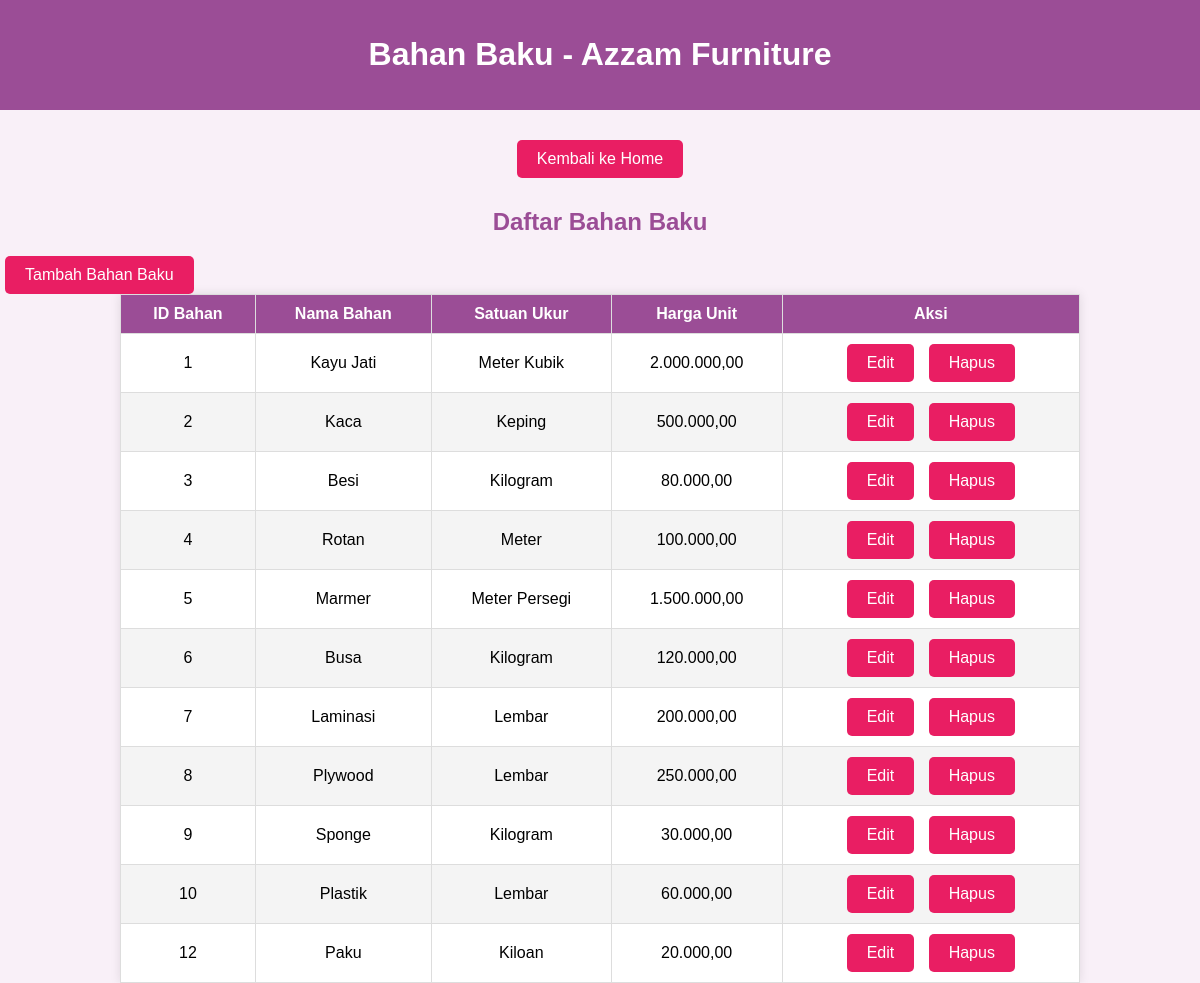
/bahan_baku.php, run on the app's committed database.
### tables this page shows
CREATE TABLE `bahan_baku` (
  `id_bahan` int(12) NOT NULL,
  `nama_bahan` varchar(50) NOT NULL,
  `satuan_ukur` varchar(50) NOT NULL,
  `harga_unit` decimal(15,2) NOT NULL
);

### bahan_baku.php (the view, shortened to what this page needs)
<?php
include('database_project.php');
$sql = "SELECT * FROM bahan_baku";
$result = $conn->query($sql);
?>
<!DOCTYPE html>
<html lang="id">
<head>
    <link rel="stylesheet" href="style.css">
</head>
<body>
<header>
    <h1>Bahan Baku - Azzam Furniture</h1>
</header>
<nav>
    <a href="index.php">Kembali ke Home</a>
</nav>
<h2>Daftar Bahan Baku</h2>
<a href="bahan_baku_insert.php" class="button">Tambah Bahan Baku</a>
<table border="1" cellpadding="10" cellspacing="0">
    <thead>
        <tr>
            <th>ID Bahan</th>
            <th>Nama Bahan</th>
            <th>Satuan Ukur</th>
            <th>Harga Unit</th>
            <th>Aksi</th>
        </tr>
    </thead>
    <tbody>
        <?php while($row = $result->fetch_assoc()): ?>
            <tr>
                <td><?php echo $row['id_bahan']; ?></td>
                <td><?php echo $row['nama_bahan']; ?></td>
                <td><?php echo $row['satuan_ukur']; ?></td>
                <td><?php echo number_format($row['harga_unit'], 2, ',', '.'); ?></td>
                <td>
                    <a href="bahan_baku_edit.php?id=<?php echo $row['id_bahan']; ?>" class="button">Edit</a>
                    <a href="bahan_baku_delete.php?id=<?php echo $row['id_bahan']; ?>" class="button" onclick="return confirm('Apakah Anda yakin ingin menghapus?')">Hapus</a>
                </td>
            </tr>
        <?php endwhile; ?>
    </tbody>
</table>
</body>
</html>

### style.css (style rules this page uses)
body { font-family: Arial, sans-serif; margin: 0; padding: 0; background-color: #f9f0f8; }
header { background-color: #9b4d96; color: white; padding: 15px; text-align: center; }
nav { display: flex; flex-wrap: wrap; justify-content: center; margin: 20px; }
nav a { background-color: #e91e63; color: white; padding: 10px 20px; margin: 10px; text-decoration: none; border-radius: 5px; font-size: 16px; }
h2 { text-align: center; font-size: 24px; color: #9b4d96; margin-bottom: 20px; }
a.button { display: block; text-align: center; background-color: #e91e63; color: white; padding: 10px 20px; border-radius: 5px; text-decoration: none; font-size: 16px; margin: 0 auto 20px auto; }
table { width: 80%; margin: 0 auto; border-collapse: collapse; background-color: #fff; box-shadow: 0 0 10px rgba(0, 0, 0, 0.1); }
table th, table td { text-align: center; padding: 10px; border: 1px solid #ddd; }
table th { background-color: #9b4d96; color: white; }
table tbody tr:nth-child(even) { background-color: #f4f4f4; }
a.button { background-color: #e91e63; color: white; padding: 5px 10px; border-radius: 5px; text-decoration: none; font-size: 14px; margin: 0 5px; }
a.button { display: inline-block; background-color: #e91e63; color: white; padding: 10px 20px; border-radius: 5px; text-decoration: none; font-size: 16px; text-align: center; }

### data on the page
bahan_baku: id_bahan "1", nama_bahan "Kayu Jati", satuan_ukur "Meter Kubik", harga_unit "2.000.000,00"
bahan_baku: id_bahan "2", nama_bahan "Kaca", satuan_ukur "Keping", harga_unit "500.000,00"
bahan_baku: id_bahan "3", nama_bahan "Besi", satuan_ukur "Kilogram", harga_unit "80.000,00"
bahan_baku: id_bahan "4", nama_bahan "Rotan", satuan_ukur "Meter", harga_unit "100.000,00"
bahan_baku: id_bahan "5", nama_bahan "Marmer", satuan_ukur "Meter Persegi", harga_unit "1.500.000,00"
bahan_baku: id_bahan "6", nama_bahan "Busa", satuan_ukur "Kilogram", harga_unit "120.000,00"
bahan_baku: id_bahan "7", nama_bahan "Laminasi", satuan_ukur "Lembar", harga_unit "200.000,00"
bahan_baku: id_bahan "8", nama_bahan "Plywood", satuan_ukur "Lembar", harga_unit "250.000,00"
bahan_baku: id_bahan "9", nama_bahan "Sponge", satuan_ukur "Kilogram", harga_unit "30.000,00"
bahan_baku: id_bahan "10", nama_bahan "Plastik", satuan_ukur "Lembar", harga_unit "60.000,00"
bahan_baku: id_bahan "12", nama_bahan "Paku", satuan_ukur "Kiloan", harga_unit "20.000,00"
